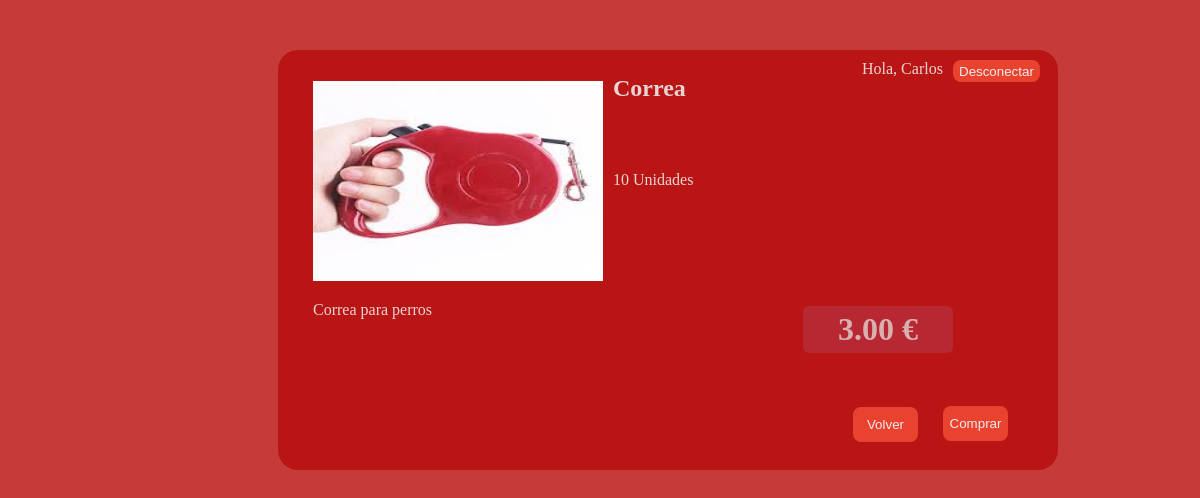
Screenshot of /PHP/accesorioinfo.php?id=1 (signed in) with the database file from the repository.
### tables this page shows
create table cliente
(
	idcliente		int auto_increment not null,
	nombre			varchar(25),
	apellidos		varchar(50),
	telefono		varchar(9),
	email			varchar(100),
	usuario			varchar(15),
	tipo			varchar(20),
	password		varchar(50),
	primary key(idcliente)
);

create table accesorio
(
	idaccesorio		int auto_increment not null,
	nombre			varchar(50),
	descripcion		varchar(500),
	cantidad		int,
	precio			decimal(4,2),
	imagen			varchar(500),
	primary key(idaccesorio)
	);

### PHP/accesorioinfo.php (the view, shortened to what this page needs)
<!DOCTYPE html>
<html lang="en">
<head>
    <link rel="stylesheet" href="css/accesorioinfo.css">
</head>
<body>
    <?php
        include_once "conec.php";
        if(isset($_SESSION["iduser"])){
            $nombreusu = "";
            $nombreusu = "SELECT nombre
                          FROM cliente
                          WHERE idcliente = {$_SESSION['iduser']}
                         ";
            if ($result = $connection->query($nombreusu)) {
                if ($result->num_rows > 0)
                    $nombreusu = $result->fetch_object()->nombre;
                else
                    echo "No se ha encontrado el nombre de usuario";
            }else
                echo "Wrong Query";
        }
        $infoacces = "SELECT * FROM accesorio WHERE idaccesorio = {$_GET['id']};";
        if ($result = $connection->query($infoacces)) {
            if ($result){
                $obj = $result->fetch_object();
                echo "<div id='caja'>";
                        echo "<input type='submit' name='desloguear' value='Desconectar'>";
                        echo "<p id=saludo> Hola, $nombreusu</p>";
                        echo "<div id='foto'>";
                            echo "<p><img src='".$obj->imagen."' width='250px' height='250px'></p>";
                        echo "</div>";
                        echo "<div id='nombre'>";
                            echo "<h2><b> </b>".$obj->nombre."</h2>";
                        echo "</div>";
                        echo "<div id='descripcion'>";
                            echo "<p><b> </b>".$obj->descripcion."</p>";
                        echo "</div>";
                        echo "<div id='cantidad'>";
                            echo "<p><b> </b>".$obj->cantidad." Unidades</p>";
                        echo "</div>";
                        echo "<div id='precio'>";
                            echo "<h1><b> </b>".$obj->precio." €</h1>";
                        echo "</div>";
                echo "</div>";
            }else
                echo "Imposible conseguir los datos";
        }else
            echo "Query Failed";
    ?>
    <input id="volver" type="button" onclick=" location.href='/php/proyecto/accesorios.php' " value="Volver" style=cursor:pointer; name="boton" />
    <form method="post">
        <input  id="comprar" type="submit" value="Comprar" style="cursor:pointer;" name="comprar" />
    </form>
</body>
</html>

### PHP/css/accesorioinfo.css (style rules this page uses)
#caja { width: 750px; margin: 50px auto; background: #b91515; padding: 15px; border-radius: 20px; margin-top: 50px; margin-left: 270px; display: flex; flex-flow: row wrap; height: 390px; }
body { background: #c63a3a; width: 95%; color: #e9d4d4; }
#saludo { margin-left: 569px; margin-top: -209px; }
img { width: 290px; height: 200px; }
input[type=submit] { margin-left: 660px; background: #e94330; color: #efedf0; border-radius: 8px; border: none; margin-top: -5px; cursor:pointer; height: 22px; }
#volver { margin-left: 845px; margin-top: -113px; height: 35px; width: 65px; position: absolute; text-align: center; border-radius: 8px; border: none; background: #e94330; color: #efedf0; }
#foto { width: 290px; height: 200px; position: absolute; margin: 0px 20px; }
#nombre { position: absolute; width: 185px; height: 50px; margin: 320px; margin-top: -10px; }
#cantidad { width: 120px; height: 50px; margin: 320px; position: absolute; margin-top: 90px; }
#descripcion { width: 350px; height: 99x; position: absolute; margin-top: 220px; margin-left: 20px; }
#precio { text-align: center; color: #d8b0b0; width: 150px; border-radius: 12px; position: absolute; margin-left: 490px; margin-top: 220px; padding: 0px 20px; }
#precio h1 { background: #b6364899; padding: 5px; border-radius: 6px; }
#comprar { margin-left: 935px; margin-top: -114px; height: 35px; width: 65px; position: absolute; text-align: center; border-radius: 8px; border: none; background: #e94330; color: #efedf0; }

### rows the page displays
cliente: nombre "Carlos"
accesorio: imagen (picture), nombre "Correa", descripcion "Correa para perros", cantidad "10", precio "3.00"
